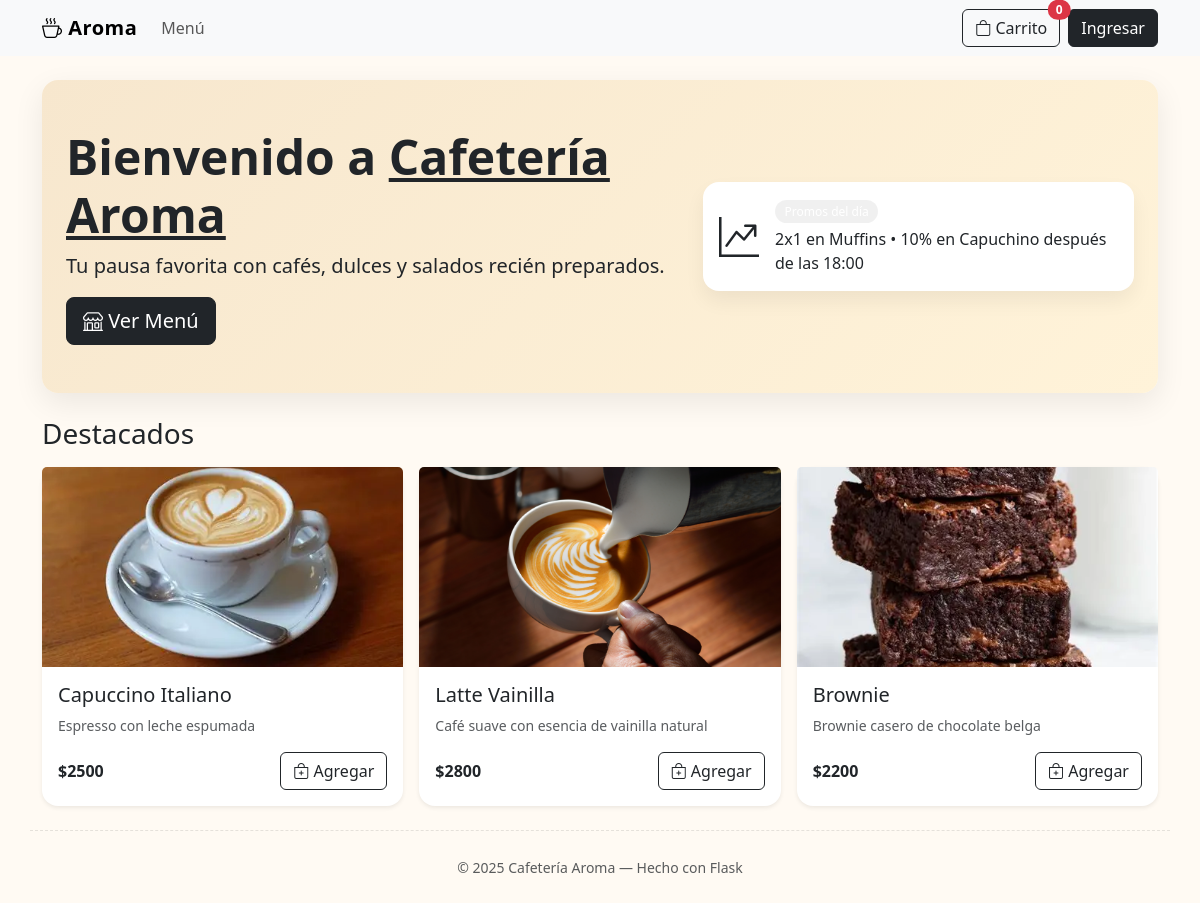
The page / on the database its author committed.
### models.py (models this page shows)
class Product(db.Model):
    id = db.Column(db.Integer, primary_key=True)
    name = db.Column(db.String(180), nullable=False)
    description = db.Column(db.Text, nullable=True)
    price = db.Column(db.Float, nullable=False)
    stock = db.Column(db.Integer, default=0)
    image_url = db.Column(db.String(255), nullable=True)
    is_active = db.Column(db.Boolean, default=True)
    created_at = db.Column(db.DateTime, default=datetime.utcnow)
    category_id = db.Column(db.Integer, db.ForeignKey("category.id"), nullable=True)
    category = db.relationship("Category", back_populates="products")

### app.py (the view)
    @app.route("/")
    def index():
        featured = Product.query.filter_by(is_active=True).limit(6).all()
        categories = Category.query.all()
        return render_template("index.html", featured=featured, categories=categories)

### templates/index.html
{% extends "base.html" %}
{% block content %}
<section class="hero mb-4">
  <div class="row align-items-center">
    <div class="col-lg-7">
      <h1 class="display-5 fw-bold">Bienvenido a <span class="text-decoration-underline">Cafetería Aroma</span></h1>
      <p class="lead">Tu pausa favorita con cafés, dulces y salados recién preparados.</p>
      <a href="{{ url_for('menu') }}" class="btn btn-dark btn-lg">
        <i class="bi bi-shop"></i> Ver Menú
      </a>
    </div>
    <div class="col-lg-5">
      <div class="card p-3">
        <div class="d-flex align-items-center">
          <i class="bi bi-graph-up-arrow fs-1 me-3"></i>
          <div>
            <div class="badge badge-soft mb-1">Promos del día</div>
            <p class="mb-0">2x1 en Muffins • 10% en Capuchino después de las 18:00</p>
          </div>
        </div>
      </div>
    </div>
  </div>
</section>
<h3 class="mb-3">Destacados</h3>
<div class="row g-3">
  {% for p in featured %}
    <div class="col-12 col-sm-6 col-md-4">
      <div class="card h-100 shadow-sm">
        {% if p.image_url %}
          <img src="{{ url_for('static', filename='images/' + p.image_url) }}"
               class="card-img-top"
               alt="{{ p.name }}"
               style="height: 200px; object-fit: cover;">
        {% endif %}
        <div class="card-body d-flex flex-column">
          <h5 class="card-title">{{ p.name }}</h5>
          <p class="card-text text-muted small">{{ p.description or "" }}</p>
          <div class="mt-auto d-flex align-items-center justify-content-between">
            <span class="fw-bold">${{ '%.0f'|format(p.price) }}</span>
            <button class="btn btn-outline-dark" onclick="addToCart({{ p.id }})">
              <i class="bi bi-bag-plus"></i> Agregar
            </button>
          </div>
        </div>
      </div>
    </div>
  {% endfor %}
</div>
{% endblock %}

### static/css/styles.css (style rules this page uses)
body { background: #fffaf3; }
.hero { background: linear-gradient(135deg, #f7e7ce 0%, #fff3d9 100%); border-radius: 1rem; padding: 3rem 1.5rem; box-shadow: 0 10px 30px rgba(0,0,0,.08); }
.card { border: none; border-radius: 1rem; box-shadow: 0 10px 20px rgba(0,0,0,.06); }
.badge-soft { background: rgba(0,0,0,.06); border-radius: .75rem; padding: .35rem .6rem; font-weight: 500; }

### rows shown on the page
Product: image_url (picture), name "Capuccino Italiano", description "Espresso con leche espumada", price "2500"
Product: image_url (picture), name "Latte Vainilla", description "Café suave con esencia de vainilla natural", price "2800"
Product: image_url (picture), name "Brownie", description "Brownie casero de chocolate belga", price "2200"

### other values the page prints
{{ (session.get('cart') or {}).values()|sum if session.get('cart') else 0 }} "0"
{{ 2025 }} "2025"
